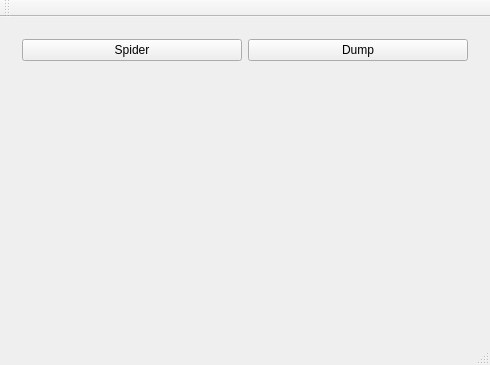
<?xml version="1.0" encoding="UTF-8"?>
<ui version="4.0">
 <class>MainWindow</class>
 <widget class="QMainWindow" name="MainWindow">
  <property name="geometry">
   <rect>
    <x>0</x>
    <y>0</y>
    <width>490</width>
    <height>365</height>
   </rect>
  </property>
  <property name="windowTitle">
   <string>MainWindow</string>
  </property>
  <widget class="QWidget" name="centralWidget">
   <layout class="QVBoxLayout" name="verticalLayout_4">
    <item>
     <widget class="QWidget" name="w_btns" native="true">
      <property name="sizePolicy">
       <sizepolicy hsizetype="Preferred" vsizetype="Fixed">
        <horstretch>0</horstretch>
        <verstretch>1</verstretch>
       </sizepolicy>
      </property>
      <property name="minimumSize">
       <size>
        <width>0</width>
        <height>34</height>
       </size>
      </property>
      <layout class="QHBoxLayout" name="horizontalLayout_2">
       <item>
        <widget class="QPushButton" name="btn_spider">
         <property name="text">
          <string>Spider</string>
         </property>
        </widget>
       </item>
       <item>
        <widget class="QPushButton" name="btn_dump">
         <property name="text">
          <string>Dump</string>
         </property>
        </widget>
       </item>
      </layout>
     </widget>
    </item>
    <item>
     <widget class="QWidget" name="w_contend" native="true">
      <property name="sizePolicy">
       <sizepolicy hsizetype="Preferred" vsizetype="Preferred">
        <horstretch>0</horstretch>
        <verstretch>2</verstretch>
       </sizepolicy>
      </property>
     </widget>
    </item>
   </layout>
  </widget>
  <widget class="QMenuBar" name="menuBar">
   <property name="geometry">
    <rect>
     <x>0</x>
     <y>0</y>
     <width>490</width>
     <height>20</height>
    </rect>
   </property>
  </widget>
  <widget class="QToolBar" name="mainToolBar">
   <attribute name="toolBarArea">
    <enum>TopToolBarArea</enum>
   </attribute>
   <attribute name="toolBarBreak">
    <bool>false</bool>
   </attribute>
  </widget>
  <widget class="QStatusBar" name="statusBar"/>
 </widget>
 <layoutdefault spacing="6" margin="11"/>
 <resources/>
 <connections/>
</ui>
